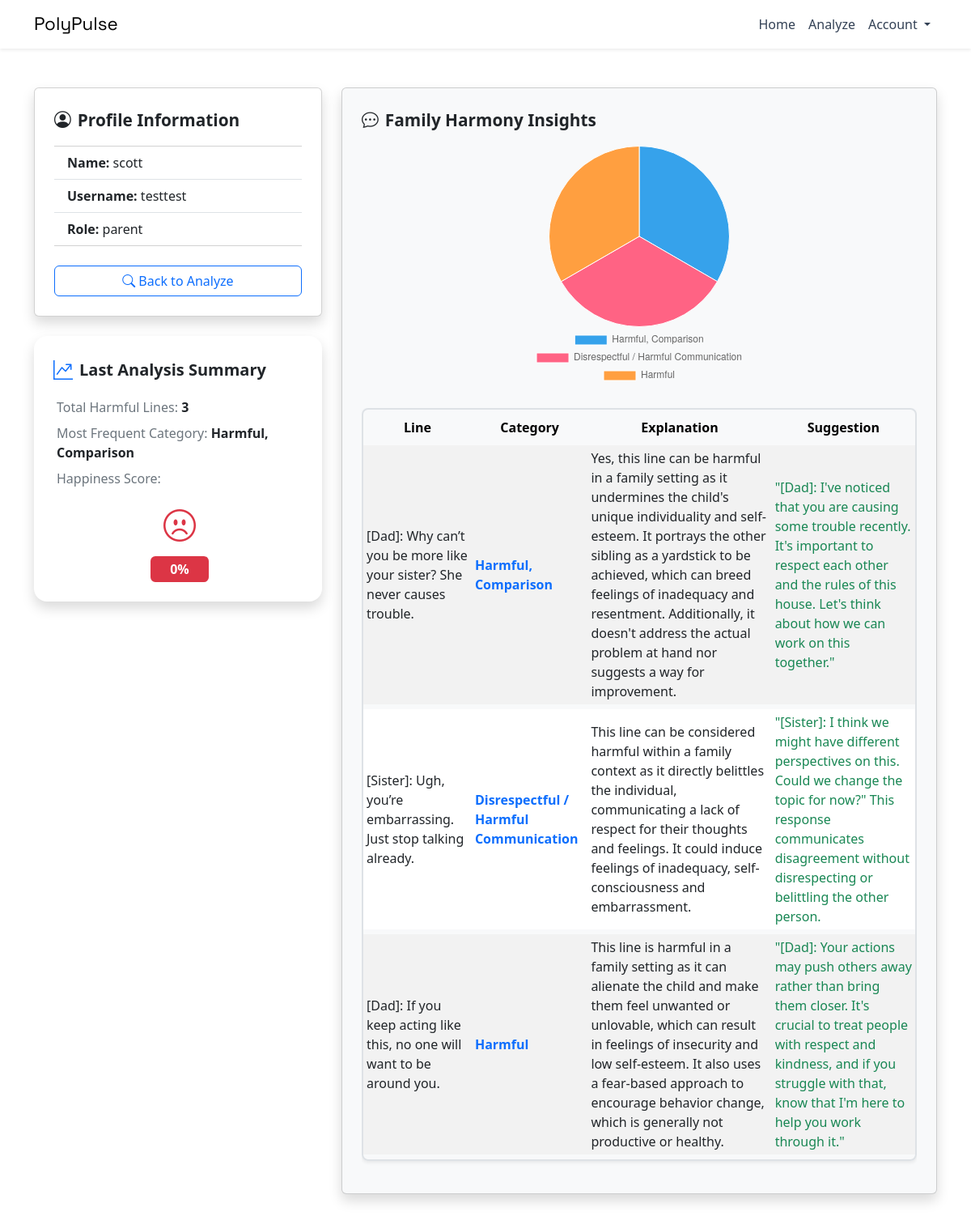
Screenshot of /profile (signed in) with the database file from the repository.
### tables this page shows
CREATE TABLE users (
    id INTEGER PRIMARY KEY AUTOINCREMENT,
    name TEXT NOT NULL,
    username TEXT UNIQUE NOT NULL,
    password TEXT NOT NULL,
    role TEXT NOT NULL
);

CREATE TABLE insights (
    id INTEGER PRIMARY KEY AUTOINCREMENT,
    user_id INTEGER NOT NULL,
    original TEXT NOT NULL,
    category TEXT,
    explanation TEXT,
    suggestion TEXT,
    FOREIGN KEY (user_id) REFERENCES users(id)
);

### app.py (the view)
@app.route('/profile')
def profile():
    if 'user_id' not in session:
        flash('Please log in to view your profile.', 'warning')
        return redirect(url_for('login'))
    conn = sqlite3.connect('users.db')
    c = conn.cursor()
    c.execute('SELECT name, username, role FROM users WHERE id = ?', (session['user_id'],))
    user = c.fetchone()
    c.execute('SELECT original, category, explanation, suggestion FROM insights WHERE user_id = ?', (session['user_id'],))
    rows = c.fetchall()
    insights = [
        {
            "original": row[0],
            "category": row[1],
            "explanation": row[2],
            "suggestion": row[3]
        }
        for row in rows
    ]
    category_count = {}
    for item in insights:
        cat = item["category"]
        category_count[cat] = category_count.get(cat, 0) + 1
    most_frequent = max(category_count.items(), key=lambda x: x[1])[0] if category_count else "N/A"
    total_lines = len(insights) + session.get("good_lines", 0)  # optionally track "good" lines separately
    harmful_lines = len(insights)
    happiness_score = max(0, 100 - int((harmful_lines / total_lines) * 100)) if total_lines else 100
    conn.close()
    if user:
        return render_template(
            'profile.html',
            name=user[0],
            username=user[1],
            role=user[2],
            insights=insights,
            category_count=category_count,
            most_frequent=most_frequent,
            happiness_score=happiness_score
        )
    else:
        flash('User not found.', 'danger')
        return redirect(url_for('index'))

### templates/profile.html (shortened to what this page needs)
<!DOCTYPE html>
<html lang="en">
<head>
  <link href="https://cdn.jsdelivr.net/npm/bootstrap@5.3.0/dist/css/bootstrap.min.css" rel="stylesheet">
  <link href="https://cdn.jsdelivr.net/npm/bootstrap-icons@1.10.5/font/bootstrap-icons.css" rel="stylesheet">
</head>
<body>
{% include 'nav.html' %}
<div class="container py-5">
  <div class="row g-4">
    <div class="col-md-4">
      <div class="card shadow profile-card p-4">
        <div class="section-title">
          <i class="bi bi-person-circle me-2"></i>Profile Information
        </div>
        <ul class="list-group list-group-flush">
          <li class="list-group-item"><strong>Name:</strong> {{ name }}</li>
          <li class="list-group-item"><strong>Username:</strong> {{ username }}</li>
          <li class="list-group-item"><strong>Role:</strong> {{ role }}</li>
        </ul>
        <a href="{{ url_for('analyze') }}" class="btn btn-outline-primary mt-4">
          <i class="bi bi-search me-1"></i>Back to Analyze
        </a>
      </div>
<div class="card mt-4 shadow rounded-4 border-0 p-4">
  <div class="d-flex align-items-center mb-3">
    <i class="bi bi-graph-up-arrow me-2 text-primary fs-4"></i>
    <h5 class="mb-0 fw-semibold">Last Analysis Summary</h5>
  </div>
  <ul class="list-unstyled mb-0 ps-1">
    <li class="mb-2">
      <span class="fw-medium text-secondary">Total Harmful Lines:</span>
      <span class="fw-semibold text-dark">{{ insights|length }}</span>
    </li>
    <li class="mb-2">
      <span class="fw-medium text-secondary">Most Frequent Category:</span>
      <span class="fw-semibold text-dark">{{ most_frequent }}</span>
    </li>
    <li class="mb-3">
      <span class="fw-medium text-secondary">Happiness Score:</span>
    </li>
    <li>
      <div class="text-center">
        {% if happiness_score >= 80 %}
          <i class="bi bi-emoji-smile text-success fs-1 bounce"></i><br>
          <span class="badge bg-success fs-6 mt-2 px-4 py-2">{{ happiness_score }}%</span>
        {% elif happiness_score >= 50 %}
          <i class="bi bi-emoji-neutral text-warning fs-1 bounce"></i><br>
          <span class="badge bg-warning text-dark fs-6 mt-2 px-4 py-2">{{ happiness_score }}%</span>
        {% else %}
          <i class="bi bi-emoji-frown text-danger fs-1 bounce"></i><br>
          <span class="badge bg-danger fs-6 mt-2 px-4 py-2">{{ happiness_score }}%</span>
        {% endif %}
      </div>
    </li>
  </ul>
</div>
    </div>
    <div class="col-md-8">
      <div class="card shadow profile-card p-4 bg-light">
        <div class="section-title">
          <i class="bi bi-chat-dots me-2"></i>Family Harmony Insights
        </div>
        {% if insights %}
          <div style="max-width: 350px; margin: 0 auto;">
            <canvas id="insightChart"></canvas>
          </div>
<div class="table-responsive mt-4">
  <table class="table table-hover table-striped table-sm align-middle table-bordered rounded-3 overflow-hidden shadow-sm custom-bordered-table">
    <thead class="table-light text-center">
      <tr>
        <th scope="col">Line</th>
        <th scope="col">Category</th>
        <th scope="col">Explanation</th>
        <th scope="col">Suggestion</th>
      </tr>
    </thead>
    <tbody>
      {% for insight in insights %}
      <tr>
        <td>{{ insight.original }}</td>
<td class="fw-semibold
  {% if insight.category|lower == 'judgmental' %}text-danger
  {% elif insight.category|lower == 'dismissive' %}text-warning
  {% elif insight.category|lower == 'shaming' %}text-secondary
  {% elif insight.category|lower == 'manipulative' %}text-dark
  {% else %}text-primary
  {% endif %}
">
  {{ insight.category }}
</td>
        <td>{{ insight.explanation }}</td>
        <td class="text-success">{{ insight.suggestion }}</td>
      </tr>
      {% endfor %}
    </tbody>
  </table>
</div>
        {% else %}
          <p>No analysis data yet. Try uploading or analyzing family conversations in the <a href="/analyze">Analyze</a> section.</p>
        {% endif %}
      </div>
    </div>
  </div>
</div>
<script>
  const ctx = document.getElementById('insightChart');
  const chart = new Chart(ctx, {
    type: 'pie',
    data: {
      labels: {{ category_count.keys()|list|tojson }},
      datasets: [{
        label: 'Harmful Categories',
        data: {{ category_count.values()|list|tojson }},
        borderWidth: 1
      }]
    },
    options: {
      responsive: true,
      plugins: {
        legend: {
          position: 'bottom'
        }
      }
    }
  });
</script>
</body>
</html>

### templates/nav.html (shortened to what this page needs)
<head>
  <link href="https://cdn.jsdelivr.net/npm/bootstrap@5.3.0/dist/css/bootstrap.min.css" rel="stylesheet" />
</head>
<nav class="navbar navbar-expand-lg navbar-light bg-white shadow-sm sticky-top">
  <div class="container">
<a href="/" class="navbar-brand logo-text">PolyPulse</a>
    <div class="collapse navbar-collapse" id="navbarContent">
      <ul class="navbar-nav ms-auto mb-2 mb-lg-0 align-items-center">
        <li class="nav-item">
          <a class="nav-link {% if request.endpoint == 'index' %}active{% endif %}" href="/">Home</a>
        </li>
        <li class="nav-item">
          <a class="nav-link {% if request.endpoint == 'analyze_page' %}active{% endif %}" href="/analyze">Analyze</a>
        </li>
{% if session.get('user_id') %}
  <li class="nav-item dropdown">
    <a class="nav-link dropdown-toggle" href="#" id="accountDropdown" role="button" data-bs-toggle="dropdown">
      Account
    </a>
  </li>
{% else %}
  <li class="nav-item">
    <a class="btn btn-login-custom ms-2" href="/login">Login</a>
  </li>
{% endif %}
      </ul>
    </div>
  </div>
</nav>

### templates/profile.html (style rules this page uses)
.profile-card { border-radius: 1rem; }
.section-title { font-weight: 600; font-size: 1.3rem; margin-bottom: 1rem; }
#insightChart { width: 100% !important; height: auto !important; }
.table { border-collapse: separate; border-spacing: 0 0.4rem; }
.table td, .table th { background-color: #fff !important; border: none; padding: 1rem 1rem; vertical-align: middle; }
.table thead th { background-color: #f8f9fa !important; font-weight: 600; }
.custom-bordered-table { border: 2px solid #dee2e6; border-radius: 0.5rem; }
.custom-bordered-table th, .custom-bordered-table td { border: none !important; }

### templates/nav.html (style rules this page uses)
.logo-text { font-family: 'Space Grotesk', sans-serif; font-size: 1.8rem; color: black; text-decoration: none; transition: 0.2s ease; }
.navbar-brand { font-size: 1.4rem; }
.nav-link { font-weight: 500; color: #334155; }

### rows the page displays
users: name "scott", username "testtest", role "parent"
insights: category "Harmful, Comparison", original "[Dad]: Why can’t you be more like your sister? She never causes trouble.", explanation "Yes, this line can be harmful in a family setting as it undermines the child's unique individuality and self-esteem. It portrays the other sibling as a yardstick to be achieved, which can breed feelings of inadequacy and resentment. Additionally, it doesn't address the actual problem at hand nor suggests a way for improvement.", suggestion "\"[Dad]: I've noticed that you are causing some trouble recently. It's important to respect each other and the rules of this house. Let's think about how we can work on this together.\""
insights: original "[Sister]: Ugh, you’re embarrassing. Just stop talking already.", category "Disrespectful / Harmful Communication", explanation "This line can be considered harmful within a family context as it directly belittles the individual, communicating a lack of respect for their thoughts and feelings. It could induce feelings of inadequacy, self-consciousness and embarrassment.", suggestion "\"[Sister]: I think we might have different perspectives on this. Could we change the topic for now?\" This response communicates disagreement without disrespecting or belittling the other person."
insights: original "[Dad]: If you keep acting like this, no one will want to be around you.", category "Harmful", explanation "This line is harmful in a family setting as it can alienate the child and make them feel unwanted or unlovable, which can result in feelings of insecurity and low self-esteem. It also uses a fear-based approach to encourage behavior change, which is generally not productive or healthy.", suggestion "\"[Dad]: Your actions may push others away rather than bring them closer. It's crucial to treat people with respect and kindness, and if you struggle with that, know that I'm here to help you work through it.\""

### other values shown
{{ insights|length }} "3"
{{ happiness_score }} "0"
chart data {{ category_count.values()|list|tojson }} [1, 1, 1]
